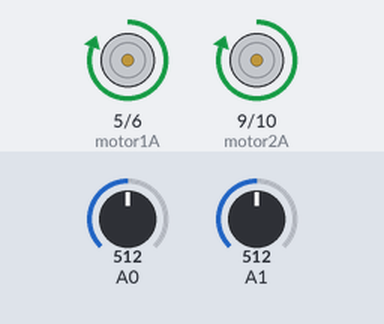
Recording of a sketch running on a simulated Arduino Uno, built with avr-gcc and run on an emulated ATmega328P. Shown: motor-driver pin pairs drawn as motors (green arrow = first pin HIGH = forward, orange = second pin HIGH = backward, longer = more drive). The inputs (shaded band) are chosen by the test bench; at power-on: A0 = 512, A1 = 512.

Above: at 1.2 s.
1.3 s: A0 set to 104
2.8 s: A0 set to 95
At 3.3 s:
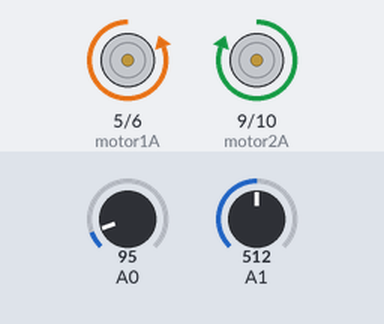
5.8 s: A1 set to 105
8.8 s: A1 set to 93
At 8.96 s:
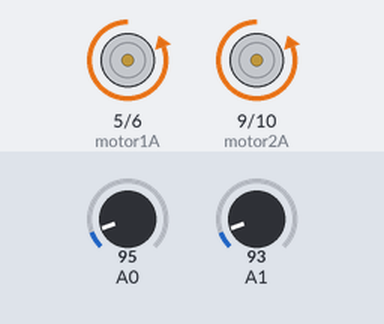
11.8 s: A0 set to 122
At 12.02 s:
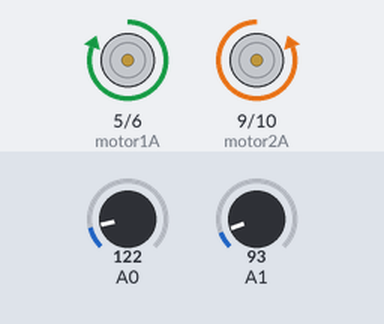
14.8 s: A0 set to 90
At 14.97 s:
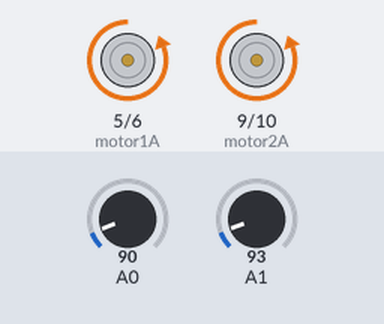
Timing chart, 0 to 18.8 s (numbered marks = the images above; inputs shaded):
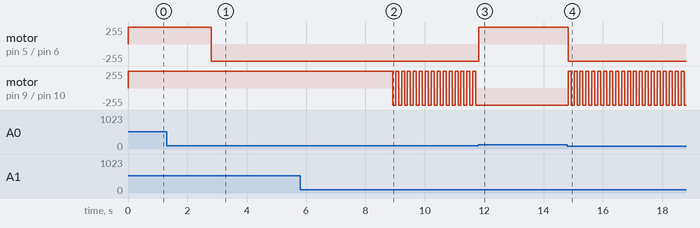

The sketch:

Two_Wheel_controller.ino
```cpp
/*****************************
Two wheel controller demo
by Bob Davis
July 5, 2013
*****************************/
int motor1A = 5;
int motor1B = 6;
int motor2A = 9;
int motor2B = 10;
int prox1 = 0;
int prox2 = 0;

void freerun() {
  analogWrite (motor1B, LOW);
  digitalWrite(motor1A, HIGH);
  analogWrite (motor2B, LOW);
  digitalWrite(motor2A, HIGH);
}

void turnleft() {
  analogWrite (motor1A, LOW);
  digitalWrite(motor1B, HIGH);
  delay(100);
}

void turnright() {
  analogWrite (motor2A, LOW);
  digitalWrite(motor2B, HIGH);
  delay(100);
}

void setup() {
pinMode(motor1A, OUTPUT);
pinMode(motor1B, OUTPUT);
pinMode(motor2A, OUTPUT);
pinMode(motor2B, OUTPUT);
}

void loop() {
// analog read of prox sensors
prox1 = analogRead(A0);
prox2 = analogRead(A1);
// collision likely
if (prox1 < 100) turnleft();
if (prox2 < 100) turnright();
freerun();
}
```

Measured:
- the behaviour switches between 100 and 99 on A0 (found by bisection; images 0 and 1)
- the behaviour switches between 100 and 99 on A1 (found by bisection; images 1 and 2)
- after the input at 1.3 s, every drawn part: stays the same
- after the input at 2.8 s, motor on pin 5 (motor1A) / pin 6 (motor1B): forward 255/255 → backward 255/255 at once
- after the input at 8.8 s, motor on pin 9 (motor2A) / pin 10 (motor2B): alternates forward 255/255 for 0.10 s and backward 255/255 for 0.10 s, starting after 0.12 s
- after the input at 11.8 s, motor on pin 5 (motor1A) / pin 6 (motor1B): backward 255/255 → forward 255/255 at once; motor on pin 9 (motor2A) / pin 10 (motor2B): stops changing and stays backward 255/255
- after the input at 14.8 s, motor on pin 5 (motor1A) / pin 6 (motor1B): forward 255/255 → backward 255/255 at once; motor on pin 9 (motor2A) / pin 10 (motor2B): alternates forward 255/255 for 0.10 s and backward 255/255 for 0.10 s, starting at once
